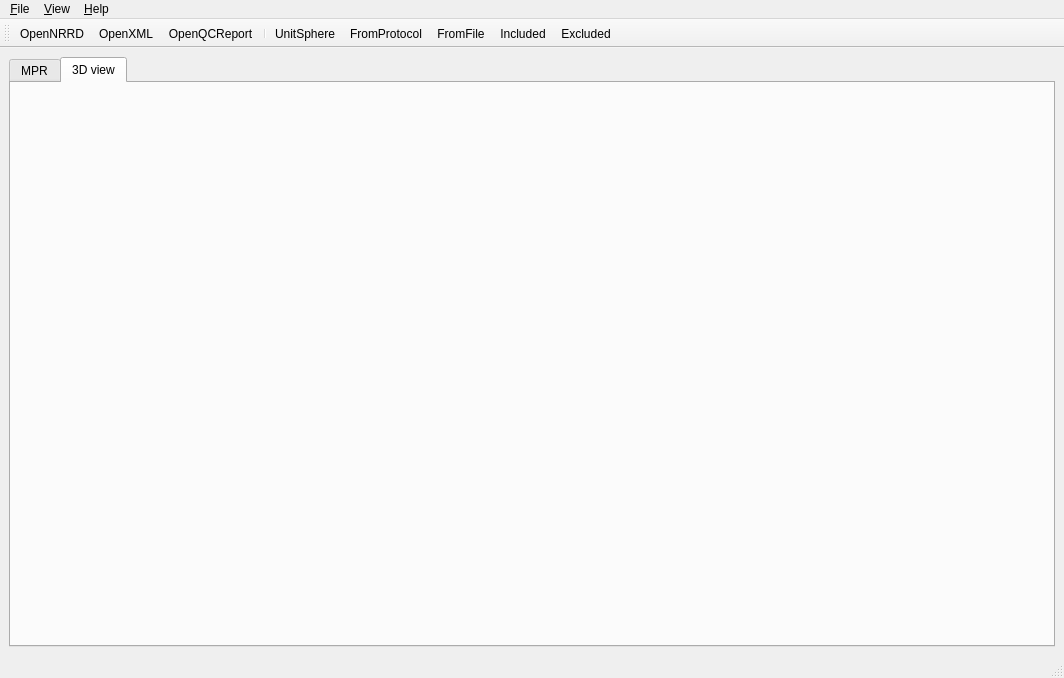
<ui version="4.0" >
 <class>MainWindow</class>
 <widget class="QMainWindow" name="MainWindow" >
  <property name="windowModality" >
   <enum>Qt::NonModal</enum>
  </property>
  <property name="geometry" >
   <rect>
    <x>0</x>
    <y>0</y>
    <width>1064</width>
    <height>678</height>
   </rect>
  </property>
  <property name="windowTitle" >
   <string>DTIPrep Tools(Qt4)</string>
  </property>
  <property name="windowIcon" >
   <iconset resource="../DTIPrep.qrc" >
    <normaloff>:/icon/images/logo.png</normaloff>:/icon/images/logo.png</iconset>
  </property>
  <property name="locale" >
   <locale country="UnitedStates" language="English" />
  </property>
  <property name="dockOptions" >
   <set>QMainWindow::AllowNestedDocks|QMainWindow::AllowTabbedDocks|QMainWindow::AnimatedDocks</set>
  </property>
  <widget class="QWidget" name="centralwidget" >
   <layout class="QVBoxLayout" name="verticalLayout" >
    <item>
     <widget class="QTabWidget" name="tabWidget" >
      <property name="contextMenuPolicy" >
       <enum>Qt::DefaultContextMenu</enum>
      </property>
      <property name="toolTip" >
       <string>Main Window Tab</string>
      </property>
      <property name="autoFillBackground" >
       <bool>true</bool>
      </property>
      <property name="tabPosition" >
       <enum>QTabWidget::North</enum>
      </property>
      <property name="tabShape" >
       <enum>QTabWidget::Rounded</enum>
      </property>
      <property name="currentIndex" >
       <number>1</number>
      </property>
      <property name="elideMode" >
       <enum>Qt::ElideNone</enum>
      </property>
      <widget class="QWidget" name="tab_MPR" >
       <attribute name="title" >
        <string>MPR</string>
       </attribute>
       <attribute name="icon" >
        <iconset>
         <normalon>../../../../../Documents and Settings/Administrator/My Documents/My QQ Files/u=318474793,1338338098&amp;fm=0&amp;gp=40.jpg</normalon>
        </iconset>
       </attribute>
       <layout class="QVBoxLayout" name="verticalLayout_2" >
        <item>
         <widget class="QVTKWidget" name="qvtkWidget" >
          <property name="cursor" >
           <cursorShape>OpenHandCursor</cursorShape>
          </property>
          <property name="mouseTracking" >
           <bool>true</bool>
          </property>
          <property name="contextMenuPolicy" >
           <enum>Qt::ActionsContextMenu</enum>
          </property>
          <property name="toolTip" >
           <string>3D Window</string>
          </property>
         </widget>
        </item>
       </layout>
      </widget>
      <widget class="QWidget" name="tab_3DView" >
       <attribute name="title" >
        <string>3D view</string>
       </attribute>
       <layout class="QVBoxLayout" name="verticalLayout_3" >
        <item>
         <widget class="QVTKWidget" name="qvtkWidget_3DView" />
        </item>
       </layout>
      </widget>
     </widget>
    </item>
   </layout>
  </widget>
  <widget class="QMenuBar" name="menubar" >
   <property name="geometry" >
    <rect>
     <x>0</x>
     <y>0</y>
     <width>1064</width>
     <height>20</height>
    </rect>
   </property>
   <widget class="QMenu" name="menu_File" >
    <property name="title" >
     <string>&amp;File</string>
    </property>
    <widget class="QMenu" name="menuOpen_DWI" >
     <property name="title" >
      <string>Open DWI</string>
     </property>
     <addaction name="separator" />
     <addaction name="actionOpenDWINrrd" />
    </widget>
    <addaction name="menuOpen_DWI" />
    <addaction name="actionOpen_XML" />
    <addaction name="actionOpen_QC_Report" />
    <addaction name="separator" />
    <addaction name="actionExit" />
   </widget>
   <widget class="QMenu" name="menuView" >
    <property name="title" >
     <string>&amp;View</string>
    </property>
    <widget class="QMenu" name="menuStyles" >
     <property name="title" >
      <string>Styles</string>
     </property>
     <addaction name="actionWindows" />
     <addaction name="actionWindowsXP" />
     <addaction name="actionMotif" />
     <addaction name="actionCDE" />
     <addaction name="actionPlastique" />
     <addaction name="actionCleanlooks" />
    </widget>
    <widget class="QMenu" name="menuDirection_Vectors" >
     <property name="title" >
      <string>Direction Vectors</string>
     </property>
     <property name="icon" >
      <iconset>
       <normaloff>../../../../../DTIPrep_bin/Release/images/protocol.png</normaloff>../../../../../DTIPrep_bin/Release/images/protocol.png</iconset>
     </property>
     <addaction name="actionSphere" />
     <addaction name="actionFrom_Protocol" />
     <addaction name="actionFrom_DWI" />
     <addaction name="actionIncluded" />
     <addaction name="actionExcluded" />
    </widget>
    <addaction name="menuStyles" />
    <addaction name="separator" />
    <addaction name="menuDirection_Vectors" />
   </widget>
   <widget class="QMenu" name="menu_Help" >
    <property name="title" >
     <string>&amp;Help</string>
    </property>
    <addaction name="actionAbout" />
   </widget>
   <addaction name="menu_File" />
   <addaction name="menuView" />
   <addaction name="menu_Help" />
  </widget>
  <widget class="QStatusBar" name="statusbar" />
  <widget class="QToolBar" name="toolBar_File" >
   <property name="windowTitle" >
    <string>toolBar</string>
   </property>
   <attribute name="toolBarArea" >
    <enum>TopToolBarArea</enum>
   </attribute>
   <attribute name="toolBarBreak" >
    <bool>false</bool>
   </attribute>
   <addaction name="actionOpenDWINrrd" />
   <addaction name="actionOpen_XML" />
   <addaction name="actionOpen_QC_Report" />
   <addaction name="separator" />
   <addaction name="actionSphere" />
   <addaction name="actionFrom_Protocol" />
   <addaction name="actionFrom_DWI" />
   <addaction name="actionIncluded" />
   <addaction name="actionExcluded" />
  </widget>
  <action name="actionOpen_Scalar_Image" >
   <property name="text" >
    <string>Open Scalar</string>
   </property>
  </action>
  <action name="actionOpen_DTI" >
   <property name="text" >
    <string>Open DTI</string>
   </property>
  </action>
  <action name="actionSave_DTI" >
   <property name="text" >
    <string>Save DTI</string>
   </property>
  </action>
  <action name="actionSave_Fibers" >
   <property name="text" >
    <string>Save Fibers</string>
   </property>
  </action>
  <action name="actionExit" >
   <property name="text" >
    <string>Exit</string>
   </property>
  </action>
  <action name="actionTool_Bars" >
   <property name="text" >
    <string>Tool Bars</string>
   </property>
  </action>
  <action name="actionStatus_Bar" >
   <property name="text" >
    <string>Status Bar</string>
   </property>
  </action>
  <action name="actionOutput" >
   <property name="text" >
    <string>Output Bar</string>
   </property>
  </action>
  <action name="actionDTI_prepare_Panel" >
   <property name="text" >
    <string>DTI prepare Panel</string>
   </property>
  </action>
  <action name="actionDicom_to_Nrrd" >
   <property name="text" >
    <string>Dicom to Nrrd</string>
   </property>
  </action>
  <action name="actionDiffusion_Edit" >
   <property name="text" >
    <string>Diffusion Edit</string>
   </property>
  </action>
  <action name="actionIntrashot_Check" >
   <property name="text" >
    <string>Intrashot Check</string>
   </property>
  </action>
  <action name="actionInterShot_Check" >
   <property name="text" >
    <string>InterShot Check</string>
   </property>
  </action>
  <action name="actionDiffusion_Check" >
   <property name="text" >
    <string>Diffusion Check</string>
   </property>
  </action>
  <action name="actionDTI_Tools" >
   <property name="text" >
    <string>DTI Tools</string>
   </property>
  </action>
  <action name="actionDTI_Estimate" >
   <property name="text" >
    <string>DTI Estimate</string>
   </property>
  </action>
  <action name="actionProject_Protocol" >
   <property name="text" >
    <string>Project Protocol</string>
   </property>
  </action>
  <action name="actionWindows" >
   <property name="checkable" >
    <bool>false</bool>
   </property>
   <property name="icon" >
    <iconset>
     <normaloff>../../../../../Documents and Settings/Administrator/My Documents/My Skype Pictures/Angel Skype.png</normaloff>../../../../../Documents and Settings/Administrator/My Documents/My Skype Pictures/Angel Skype.png</iconset>
   </property>
   <property name="text" >
    <string>Windows</string>
   </property>
   <property name="statusTip" >
    <string>Windows Style</string>
   </property>
   <property name="whatsThis" >
    <string>To set the style to Windows</string>
   </property>
  </action>
  <action name="actionMotif" >
   <property name="checkable" >
    <bool>false</bool>
   </property>
   <property name="icon" >
    <iconset>
     <normaloff>../../../../../Documents and Settings/Administrator/My Documents/My Skype Pictures/Skype Cool Shades.png</normaloff>
     <normalon>../../../../../Documents and Settings/Administrator/My Documents/My Skype Pictures/Angel Skype.png</normalon>../../../../../Documents and Settings/Administrator/My Documents/My Skype Pictures/Skype Cool Shades.png</iconset>
   </property>
   <property name="text" >
    <string>Motif</string>
   </property>
  </action>
  <action name="actionCDE" >
   <property name="checkable" >
    <bool>false</bool>
   </property>
   <property name="icon" >
    <iconset>
     <normaloff>../../../../../Documents and Settings/Administrator/My Documents/My Skype Pictures/Hula Skype.png</normaloff>../../../../../Documents and Settings/Administrator/My Documents/My Skype Pictures/Hula Skype.png</iconset>
   </property>
   <property name="text" >
    <string>CDE</string>
   </property>
  </action>
  <action name="actionRigid_Registration" >
   <property name="text" >
    <string>Rigid Registration</string>
   </property>
  </action>
  <action name="actionAbout" >
   <property name="text" >
    <string>About</string>
   </property>
  </action>
  <action name="actionContents" >
   <property name="text" >
    <string>Contents</string>
   </property>
  </action>
  <action name="actionOpenDWIDicomSeries" >
   <property name="text" >
    <string>Dicom Series</string>
   </property>
  </action>
  <action name="actionOpenDWIMultipleVolumes" >
   <property name="text" >
    <string>Multiple volumes</string>
   </property>
  </action>
  <action name="actionOpenDWINrrd" >
   <property name="icon" >
    <iconset resource="../DTIPrep.qrc" >
     <normaloff>:/icon/images/openNrrd.png</normaloff>:/icon/images/openNrrd.png</iconset>
   </property>
   <property name="text" >
    <string>OpenNRRD</string>
   </property>
  </action>
  <action name="actionPlastique" >
   <property name="checkable" >
    <bool>false</bool>
   </property>
   <property name="icon" >
    <iconset>
     <normaloff>../../../../../Documents and Settings/Administrator/My Documents/My Skype Pictures/Geisha Skype.png</normaloff>../../../../../Documents and Settings/Administrator/My Documents/My Skype Pictures/Geisha Skype.png</iconset>
   </property>
   <property name="text" >
    <string>Plastique</string>
   </property>
  </action>
  <action name="actionCleanlooks" >
   <property name="checkable" >
    <bool>false</bool>
   </property>
   <property name="icon" >
    <iconset>
     <normaloff>../../../../../Documents and Settings/Administrator/My Documents/My Skype Pictures/Skypahontas.png</normaloff>../../../../../Documents and Settings/Administrator/My Documents/My Skype Pictures/Skypahontas.png</iconset>
   </property>
   <property name="text" >
    <string>Cleanlooks</string>
   </property>
  </action>
  <action name="actionWindowsXP" >
   <property name="icon" >
    <iconset>
     <normaloff>../../../../../Documents and Settings/Administrator/My Documents/My Skype Pictures/Hula Skype.png</normaloff>../../../../../Documents and Settings/Administrator/My Documents/My Skype Pictures/Hula Skype.png</iconset>
   </property>
   <property name="text" >
    <string>WindowsXP</string>
   </property>
  </action>
  <action name="actionOpen_XML" >
   <property name="icon" >
    <iconset resource="../DTIPrep.qrc" >
     <normaloff>:/icon/images/openXML.png</normaloff>:/icon/images/openXML.png</iconset>
   </property>
   <property name="text" >
    <string>OpenXML</string>
   </property>
  </action>
  <action name="actionOpen_QC_Report" >
   <property name="icon" >
    <iconset resource="../DTIPrep.qrc" >
     <normaloff>:/icon/images/openQC.png</normaloff>:/icon/images/openQC.png</iconset>
   </property>
   <property name="text" >
    <string>OpenQCReport</string>
   </property>
  </action>
  <action name="actionGradient_Vectors" >
   <property name="text" >
    <string>Gradient Vectors</string>
   </property>
  </action>
  <action name="actionFrom_Protocol" >
   <property name="checkable" >
    <bool>true</bool>
   </property>
   <property name="icon" >
    <iconset resource="../DTIPrep.qrc" >
     <normaloff>:/icon/images/protocol.png</normaloff>:/icon/images/protocol.png</iconset>
   </property>
   <property name="text" >
    <string>From Protocol</string>
   </property>
   <property name="iconText" >
    <string>FromProtocol</string>
   </property>
   <property name="toolTip" >
    <string>Toggle the display of the gradient direction vectors in protocol.</string>
   </property>
  </action>
  <action name="actionFrom_DWI" >
   <property name="checkable" >
    <bool>true</bool>
   </property>
   <property name="icon" >
    <iconset resource="../DTIPrep.qrc" >
     <normaloff>:/icon/images/File.png</normaloff>:/icon/images/File.png</iconset>
   </property>
   <property name="text" >
    <string>From DWI File</string>
   </property>
   <property name="iconText" >
    <string>FromFile</string>
   </property>
   <property name="toolTip" >
    <string>Toggle the display of the gradient direction vectors in nrrd file.</string>
   </property>
  </action>
  <action name="actionIncluded" >
   <property name="checkable" >
    <bool>true</bool>
   </property>
   <property name="icon" >
    <iconset resource="../DTIPrep.qrc" >
     <normaloff>:/icon/images/include.png</normaloff>:/icon/images/include.png</iconset>
   </property>
   <property name="text" >
    <string>Included</string>
   </property>
   <property name="toolTip" >
    <string>Toggle the display of the gradient direction vectors left after QC.</string>
   </property>
  </action>
  <action name="actionExcluded" >
   <property name="checkable" >
    <bool>true</bool>
   </property>
   <property name="icon" >
    <iconset resource="../DTIPrep.qrc" >
     <normaloff>:/icon/images/exclude.png</normaloff>:/icon/images/exclude.png</iconset>
   </property>
   <property name="text" >
    <string>Excluded</string>
   </property>
   <property name="toolTip" >
    <string>Toggle the display of the gradient direction vectors excluded after QC.</string>
   </property>
  </action>
  <action name="actionSphere" >
   <property name="checkable" >
    <bool>true</bool>
   </property>
   <property name="icon" >
    <iconset resource="../DTIPrep.qrc" >
     <normaloff>:/icon/images/sphere.png</normaloff>:/icon/images/sphere.png</iconset>
   </property>
   <property name="text" >
    <string>UnitSphere</string>
   </property>
   <property name="toolTip" >
    <string>Toggle the display of unit sphere.</string>
   </property>
  </action>
 </widget>
 <customwidgets>
  <customwidget>
   <class>QVTKWidget</class>
   <extends>QWidget</extends>
   <header>QVTKWidget.h</header>
  </customwidget>
 </customwidgets>
 <resources>
  <include location="../DTIPrep.qrc" />
 </resources>
 <connections/>
 <designerdata>
  <property name="gridDeltaX" >
   <number>2</number>
  </property>
  <property name="gridDeltaY" >
   <number>2</number>
  </property>
  <property name="gridSnapX" >
   <bool>true</bool>
  </property>
  <property name="gridSnapY" >
   <bool>true</bool>
  </property>
  <property name="gridVisible" >
   <bool>true</bool>
  </property>
 </designerdata>
</ui>
